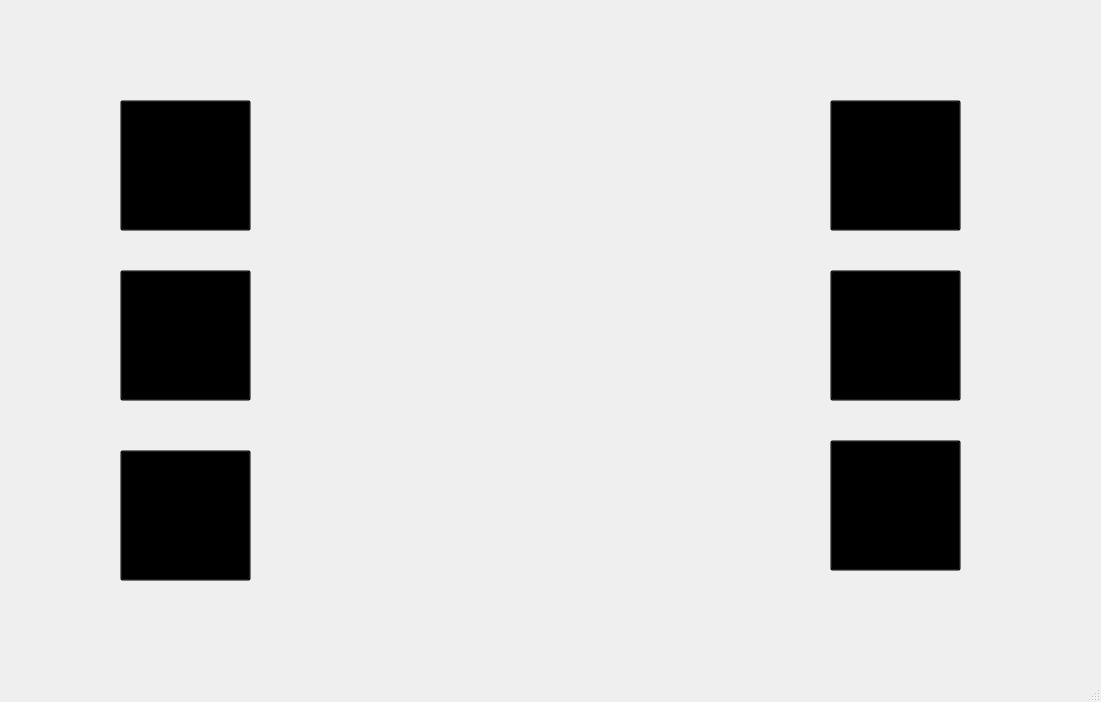
<?xml version="1.0" encoding="UTF-8"?>
<ui version="4.0">
 <class>MainWindow</class>
 <widget class="QMainWindow" name="MainWindow">
  <property name="geometry">
   <rect>
    <x>0</x>
    <y>0</y>
    <width>1101</width>
    <height>702</height>
   </rect>
  </property>
  <property name="windowTitle">
   <string>MainWindow</string>
  </property>
  <property name="tabShape">
   <enum>QTabWidget::TabShape::Rounded</enum>
  </property>
  <widget class="QWidget" name="centralwidget">
   <widget class="QStackedWidget" name="stackedWidget">
    <property name="geometry">
     <rect>
      <x>0</x>
      <y>0</y>
      <width>1101</width>
      <height>651</height>
     </rect>
    </property>
    <property name="currentIndex">
     <number>0</number>
    </property>
    <widget class="QWidget" name="MainPage">
     <widget class="QLabel" name="BackgroundLabel">
      <property name="geometry">
       <rect>
        <x>-40</x>
        <y>-40</y>
        <width>1171</width>
        <height>721</height>
       </rect>
      </property>
      <property name="text">
       <string/>
      </property>
      <property name="pixmap">
       <pixmap resource="img.qrc">:/bg/resources/img/Background/Background_main4k.png</pixmap>
      </property>
      <property name="scaledContents">
       <bool>true</bool>
      </property>
     </widget>
     <widget class="QLabel" name="CharacterLabel">
      <property name="geometry">
       <rect>
        <x>380</x>
        <y>200</y>
        <width>331</width>
        <height>451</height>
       </rect>
      </property>
      <property name="styleSheet">
       <string notr="true">/* border: 2px solid green;</string>
      </property>
      <property name="text">
       <string/>
      </property>
      <property name="pixmap">
       <pixmap resource="img.qrc">:/grimm_animation/t+s/resources/animations/grimm/teleport+stay/TeleToIdle_019.png</pixmap>
      </property>
      <property name="scaledContents">
       <bool>true</bool>
      </property>
      <property name="openExternalLinks">
       <bool>false</bool>
      </property>
     </widget>
     <widget class="QPushButton" name="Lab1BTN">
      <property name="geometry">
       <rect>
        <x>120</x>
        <y>100</y>
        <width>131</width>
        <height>131</height>
       </rect>
      </property>
      <property name="autoFillBackground">
       <bool>false</bool>
      </property>
      <property name="styleSheet">
       <string notr="true">background: transparent;</string>
      </property>
      <property name="text">
       <string/>
      </property>
      <property name="iconSize">
       <size>
        <width>100</width>
        <height>100</height>
       </size>
      </property>
      <property name="checkable">
       <bool>false</bool>
      </property>
     </widget>
     <widget class="QPushButton" name="Lab2BTN">
      <property name="geometry">
       <rect>
        <x>120</x>
        <y>270</y>
        <width>131</width>
        <height>131</height>
       </rect>
      </property>
      <property name="styleSheet">
       <string notr="true">background: transparent;
</string>
      </property>
      <property name="text">
       <string/>
      </property>
     </widget>
     <widget class="QPushButton" name="Lab3BTN">
      <property name="geometry">
       <rect>
        <x>120</x>
        <y>450</y>
        <width>131</width>
        <height>131</height>
       </rect>
      </property>
      <property name="styleSheet">
       <string notr="true">background: transparent;</string>
      </property>
      <property name="text">
       <string/>
      </property>
     </widget>
     <widget class="QPushButton" name="Lab6BTN">
      <property name="geometry">
       <rect>
        <x>830</x>
        <y>440</y>
        <width>131</width>
        <height>131</height>
       </rect>
      </property>
      <property name="styleSheet">
       <string notr="true">background: transparent;</string>
      </property>
      <property name="text">
       <string/>
      </property>
     </widget>
     <widget class="QPushButton" name="Lab5BTN">
      <property name="geometry">
       <rect>
        <x>830</x>
        <y>270</y>
        <width>131</width>
        <height>131</height>
       </rect>
      </property>
      <property name="styleSheet">
       <string notr="true">background: transparent;</string>
      </property>
      <property name="text">
       <string/>
      </property>
     </widget>
     <widget class="QPushButton" name="Lab4BTN">
      <property name="geometry">
       <rect>
        <x>830</x>
        <y>100</y>
        <width>131</width>
        <height>131</height>
       </rect>
      </property>
      <property name="styleSheet">
       <string notr="true">background: transparent;</string>
      </property>
      <property name="text">
       <string/>
      </property>
     </widget>
     <widget class="QLabel" name="LAB1_Lable">
      <property name="geometry">
       <rect>
        <x>110</x>
        <y>100</y>
        <width>151</width>
        <height>130</height>
       </rect>
      </property>
      <property name="text">
       <string/>
      </property>
      <property name="pixmap">
       <pixmap resource="img.qrc">:/labbtn/img/resources/img/lab_BTN/LAB1.png</pixmap>
      </property>
      <property name="scaledContents">
       <bool>true</bool>
      </property>
     </widget>
     <widget class="QLabel" name="LAB2_Lable">
      <property name="geometry">
       <rect>
        <x>110</x>
        <y>270</y>
        <width>151</width>
        <height>130</height>
       </rect>
      </property>
      <property name="text">
       <string/>
      </property>
      <property name="pixmap">
       <pixmap resource="img.qrc">:/labbtn/img/resources/img/lab_BTN/LAB2.png</pixmap>
      </property>
      <property name="scaledContents">
       <bool>true</bool>
      </property>
     </widget>
     <widget class="QLabel" name="LAB3_Lable">
      <property name="geometry">
       <rect>
        <x>110</x>
        <y>450</y>
        <width>151</width>
        <height>130</height>
       </rect>
      </property>
      <property name="text">
       <string/>
      </property>
      <property name="pixmap">
       <pixmap resource="img.qrc">:/labbtn/img/resources/img/lab_BTN/LAB3.png</pixmap>
      </property>
      <property name="scaledContents">
       <bool>true</bool>
      </property>
     </widget>
     <widget class="QLabel" name="LAB4_Lable">
      <property name="geometry">
       <rect>
        <x>820</x>
        <y>100</y>
        <width>151</width>
        <height>130</height>
       </rect>
      </property>
      <property name="text">
       <string/>
      </property>
      <property name="pixmap">
       <pixmap resource="img.qrc">:/labbtn/img/resources/img/lab_BTN/LAB4.png</pixmap>
      </property>
      <property name="scaledContents">
       <bool>true</bool>
      </property>
     </widget>
     <widget class="QLabel" name="LAB5_Lable">
      <property name="geometry">
       <rect>
        <x>820</x>
        <y>270</y>
        <width>151</width>
        <height>130</height>
       </rect>
      </property>
      <property name="text">
       <string/>
      </property>
      <property name="pixmap">
       <pixmap resource="img.qrc">:/labbtn/img/resources/img/lab_BTN/LAB5.png</pixmap>
      </property>
      <property name="scaledContents">
       <bool>true</bool>
      </property>
     </widget>
     <widget class="QLabel" name="LAB6_Lable">
      <property name="geometry">
       <rect>
        <x>820</x>
        <y>440</y>
        <width>151</width>
        <height>130</height>
       </rect>
      </property>
      <property name="text">
       <string/>
      </property>
      <property name="pixmap">
       <pixmap resource="img.qrc">:/labbtn/img/resources/img/lab_BTN/LAB6.png</pixmap>
      </property>
      <property name="scaledContents">
       <bool>true</bool>
      </property>
     </widget>
     <widget class="QLabel" name="TextPlace">
      <property name="geometry">
       <rect>
        <x>380</x>
        <y>-10</y>
        <width>331</width>
        <height>221</height>
       </rect>
      </property>
      <property name="text">
       <string/>
      </property>
      <property name="pixmap">
       <pixmap resource="img.qrc">:/labbtn/img/resources/img/lab_BTN/textplace.png</pixmap>
      </property>
      <property name="scaledContents">
       <bool>true</bool>
      </property>
     </widget>
     <widget class="QLabel" name="curtainR">
      <property name="geometry">
       <rect>
        <x>900</x>
        <y>-40</y>
        <width>341</width>
        <height>521</height>
       </rect>
      </property>
      <property name="text">
       <string/>
      </property>
      <property name="pixmap">
       <pixmap resource="img.qrc">:/specific_architecture/resources/img/specific architecture/Grimm_Main_tent_0011_1.png</pixmap>
      </property>
      <property name="scaledContents">
       <bool>true</bool>
      </property>
     </widget>
     <widget class="QLabel" name="curtainR_2">
      <property name="geometry">
       <rect>
        <x>-70</x>
        <y>-40</y>
        <width>271</width>
        <height>721</height>
       </rect>
      </property>
      <property name="text">
       <string/>
      </property>
      <property name="pixmap">
       <pixmap resource="img.qrc">:/specific_architecture/resources/img/specific architecture/grimm_curtain_03.png</pixmap>
      </property>
      <property name="scaledContents">
       <bool>true</bool>
      </property>
     </widget>
     <widget class="QLabel" name="curtainR_3">
      <property name="geometry">
       <rect>
        <x>1040</x>
        <y>370</y>
        <width>161</width>
        <height>291</height>
       </rect>
      </property>
      <property name="text">
       <string/>
      </property>
      <property name="pixmap">
       <pixmap resource="img.qrc">:/specific_architecture/resources/img/specific architecture/grimm_rag_main_tent.png</pixmap>
      </property>
      <property name="scaledContents">
       <bool>true</bool>
      </property>
     </widget>
     <widget class="QLabel" name="Rags">
      <property name="geometry">
       <rect>
        <x>-10</x>
        <y>550</y>
        <width>1121</width>
        <height>121</height>
       </rect>
      </property>
      <property name="text">
       <string/>
      </property>
      <property name="pixmap">
       <pixmap resource="img.qrc">:/specific_architecture/resources/img/specific architecture/rags.png</pixmap>
      </property>
      <property name="scaledContents">
       <bool>true</bool>
      </property>
     </widget>
     <zorder>BackgroundLabel</zorder>
     <zorder>CharacterLabel</zorder>
     <zorder>LAB1_Lable</zorder>
     <zorder>LAB2_Lable</zorder>
     <zorder>LAB3_Lable</zorder>
     <zorder>LAB4_Lable</zorder>
     <zorder>LAB5_Lable</zorder>
     <zorder>LAB6_Lable</zorder>
     <zorder>Lab3BTN</zorder>
     <zorder>Lab2BTN</zorder>
     <zorder>Lab6BTN</zorder>
     <zorder>Lab4BTN</zorder>
     <zorder>Lab5BTN</zorder>
     <zorder>TextPlace</zorder>
     <zorder>Rags</zorder>
     <zorder>curtainR_3</zorder>
     <zorder>curtainR_2</zorder>
     <zorder>curtainR</zorder>
     <zorder>Lab1BTN</zorder>
    </widget>
    <widget class="QWidget" name="Lab1_Page">
     <widget class="QPushButton" name="Back">
      <property name="geometry">
       <rect>
        <x>370</x>
        <y>260</y>
        <width>321</width>
        <height>51</height>
       </rect>
      </property>
      <property name="text">
       <string>PushButton</string>
      </property>
     </widget>
    </widget>
   </widget>
  </widget>
  <widget class="QMenuBar" name="menubar">
   <property name="geometry">
    <rect>
     <x>0</x>
     <y>0</y>
     <width>1101</width>
     <height>25</height>
    </rect>
   </property>
  </widget>
  <widget class="QStatusBar" name="statusbar"/>
 </widget>
 <resources>
  <include location="img.qrc"/>
 </resources>
 <connections/>
</ui>
